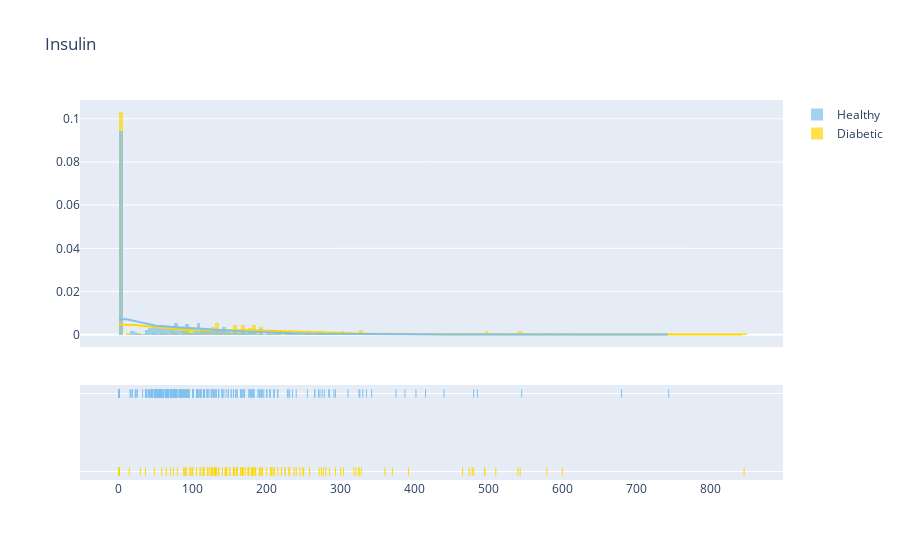

Notebook code for this chart:
### Markdown cell above
### Insulin

### Code cell
import plotly.figure_factory as ff
import plotly.offline as py

def plot_distribution(data_select, size_bin=5):  
    global data  # Ensure 'data' is recognized globally
    if 'data' not in globals():
        raise NameError("Dataset 'data' is not defined. Please load it first.")

    # Correct dataset variable name
    D = data[data['Outcome'] == 1]  # Diabetic patients
    H = data[data['Outcome'] == 0]  # Healthy patients

    tmp1 = D[data_select].dropna()
    tmp2 = H[data_select].dropna()
    
    hist_data = [tmp1, tmp2]
    group_labels = ['Diabetic', 'Healthy']
    colors = ['#FFD700', '#7EC0EE']

    fig = ff.create_distplot(hist_data, group_labels, colors=colors, show_hist=True, bin_size=size_bin, curve_type='kde')
    
    fig.update_layout(title_text=data_select)
    py.iplot(fig)

# Now call the function
plot_distribution('Insulin', 5)

### Figure 1 — Plotly figure (JSON) as saved in the notebook; plotly's stock layout.template omitted (floating-point values rounded to 4 significant figures; data arrays with more than 128 entries replaced by an {"elided": "..."} marker saying what was removed)
{"data": [{"histnorm": "probability density", "legendgroup": "Diabetic", "marker": {"color": "#FFD700"}, "name": "Diabetic", "opacity": 0.7, "type": "histogram", "x": {"elided": "268 int values"}, "xaxis": "x", "xbins": {"end": 846, "size": 5, "start": 0}, "yaxis": "y"}, {"histnorm": "probability density", "legendgroup": "Healthy", "marker": {"color": "#7EC0EE"}, "name": "Healthy", "opacity": 0.7, "type": "histogram", "x": {"elided": "500 int values"}, "xaxis": "x", "xbins": {"end": 744, "size": 5, "start": 0}, "yaxis": "y"}, {"legendgroup": "Diabetic", "marker": {"color": "#FFD700"}, "mode": "lines", "name": "Diabetic", "showlegend": false, "type": "scatter", "x": {"elided": "500 float values"}, "xaxis": "x", "y": {"elided": "500 float values"}, "yaxis": "y"}, {"legendgroup": "Healthy", "marker": {"color": "#7EC0EE"}, "mode": "lines", "name": "Healthy", "showlegend": false, "type": "scatter", "x": {"elided": "500 float values"}, "xaxis": "x", "y": {"elided": "500 float values"}, "yaxis": "y"}, {"legendgroup": "Diabetic", "marker": {"color": "#FFD700", "symbol": "line-ns-open"}, "mode": "markers", "name": "Diabetic", "showlegend": false, "type": "scatter", "x": {"elided": "268 int values"}, "xaxis": "x", "y": {"elided": "268 str values"}, "yaxis": "y2"}, {"legendgroup": "Healthy", "marker": {"color": "#7EC0EE", "symbol": "line-ns-open"}, "mode": "markers", "name": "Healthy", "showlegend": false, "type": "scatter", "x": {"elided": "500 int values"}, "xaxis": "x", "y": {"elided": "500 str values"}, "yaxis": "y2"}], "layout": {"autosize": true, "barmode": "overlay", "hovermode": "closest", "legend": {"traceorder": "reversed"}, "title": {"text": "Insulin"}, "xaxis": {"anchor": "y2", "autorange": true, "domain": [0, 1], "range": [-54.9, 900.9], "type": "linear", "zeroline": false}, "yaxis": {"anchor": "free", "autorange": true, "domain": [0.35, 1], "position": 0, "range": [-0.005719, 0.1087], "type": "linear"}, "yaxis2": {"anchor": "x", "autorange": true, "domain": [0, 0.25], "dtick": 1, "range": [-0.1818, 1.182], "showticklabels": false, "type": "category"}}}
